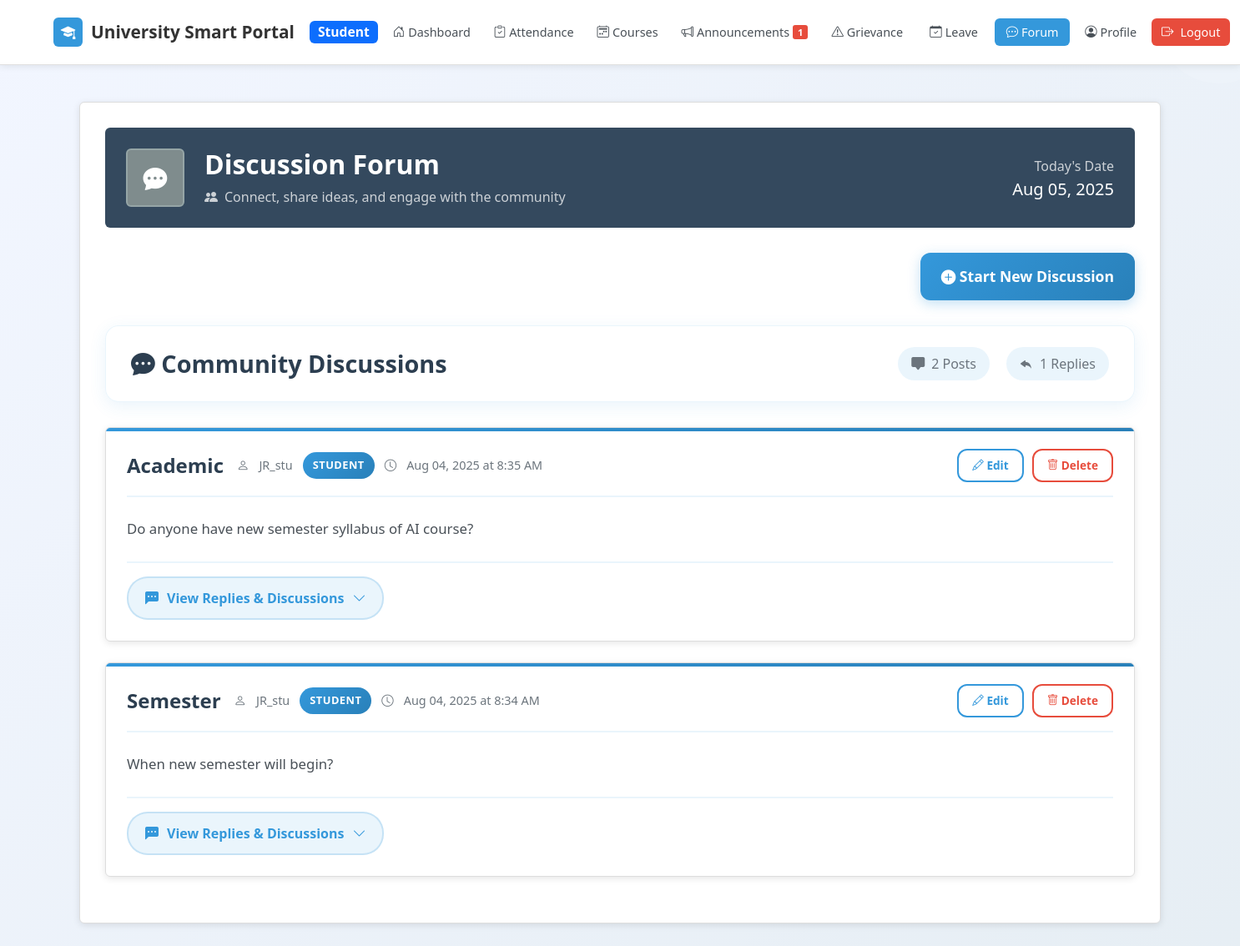
The page /discussion_forum.php on the database its author committed.
### tables this page shows
CREATE TABLE `discussion_posts` (
  `id` int(11) NOT NULL,
  `user_id` int(11) NOT NULL,
  `topic` varchar(255) NOT NULL,
  `message` text NOT NULL,
  `posted_on` timestamp NOT NULL DEFAULT current_timestamp()
);

CREATE TABLE `users` (
  `id` int(11) NOT NULL,
  `name` varchar(100) DEFAULT NULL,
  `email` varchar(100) DEFAULT NULL,
  `password` varchar(255) DEFAULT NULL,
  `role` enum('student','faculty','hod') DEFAULT NULL,
  `department` varchar(100) DEFAULT NULL,
  `created_at` timestamp NOT NULL DEFAULT current_timestamp()
);

### discussion_forum.php (the view, shortened to what this page needs)
<?php
require_once "config.php";
$logged_in_user_id = $_SESSION['user_id'] ?? 1;
$current_user = $conn->query("SELECT * FROM users WHERE id = $logged_in_user_id")->fetch_assoc();
$role = $current_user['role'] ?? 'student';
?>
<!DOCTYPE html>
<html lang="en">
<head>
    <link href="https://cdn.jsdelivr.net/npm/bootstrap@5.3.3/dist/css/bootstrap.min.css" rel="stylesheet">
    <link rel="stylesheet" href="https://cdn.jsdelivr.net/npm/bootstrap-icons@1.11.3/font/bootstrap-icons.css">
</head>
<body>
    <nav class="navbar navbar-expand-lg navbar-light py-3">
        <?php if ($role == 'student'): ?>
        <div class="container-fluid custom-navbar-padding">
            <a class="navbar-brand me-1" href="student_dashboard.php">
                <div class="brand-icon">
                    <i class="bi bi-mortarboard-fill"></i>
                </div>
                University Smart Portal
                <span class="badge bg-primary ms-2">Student</span>
            </a>
            <div class="navbar-nav d-none d-lg-flex flex-fill justify-content-center">
                <a class="nav-link" href="student_dashboard.php">
                    <i class="bi bi-house-door me-1"></i>Dashboard
                </a>
                <a class="nav-link" href="student_attendance.php">
                    <i class="bi bi-clipboard-check me-1"></i>Attendance
                </a>
                <a class="nav-link" href="student_course_planner.php">
                    <i class="bi bi-calendar2-week me-1"></i>Courses
                </a>
                <a class="nav-link" href="student_announcements.php">
                    <i class="bi bi-megaphone me-1"></i>Announcements
                    <?php
                    $unread_query = "SELECT COUNT(*) as count FROM announcements a LEFT JOIN user_announcement_views uav ON a.id = uav.announcement_id AND uav.user_id = $logged_in_user_id WHERE uav.id IS NULL AND a.created_at >= DATE_SUB(NOW(), INTERVAL 30 DAY)";
                    $unread_count = $conn->query($unread_query)->fetch_assoc()['count'];
                    if($unread_count > 0):
                    ?>
                        <span class="badge bg-danger ms-1"><?= $unread_count ?></span>
                    <?php endif; ?>
                </a>
                <a class="nav-link" href="student_grievance.php">
                    <i class="bi bi-exclamation-triangle me-1"></i>Grievance
                </a>
                <a class="nav-link" href="leave_application.php">
                    <i class="bi bi-calendar-check me-1"></i>Leave
                </a>
                <a class="nav-link active" href="discussion_forum.php">
                    <i class="bi bi-chat-dots me-1"></i>Forum
                </a>
                <a class="nav-link" href="student_profile.php">
                    <i class="bi bi-person-circle me-1"></i>Profile
                </a>
                <a href="logout.php" class="nav-link logout-btn">
                    <i class="bi bi-box-arrow-right me-2"></i>Logout
                </a>
            </div>
        </div>
        <?php endif; ?>
    </nav>
    <?php if ($role == 'student'): ?>
    <div class="container py-4">
        <div class="dashboard-card">
    <?php elseif ($role == 'faculty' || $role == 'teacher'): ?>
    <div class="container py-4">
        <div class="faculty-card">
    <?php elseif ($role == 'hod'): ?>
    <div class="container py-4">
        <div class="hod-card">
    <?php endif; ?>
            <div class="forum-header">
                <div class="row align-items-center">
                    <div class="col-auto">
                        <div class="user-avatar">
                            <i class="bi bi-chat-dots-fill"></i>
                        </div>
                    </div>
                    <div class="col">
                        <h2 class="mb-2 fw-bold">Discussion Forum</h2>
                        <p class="mb-0 opacity-75">
                            <i class="bi bi-people-fill me-2"></i>Connect, share ideas, and engage with the community
                        </p>
                    </div>
                    <div class="col-auto d-none d-md-block">
                        <div class="text-end">
                            <p class="mb-1 opacity-75">Today's Date</p>
                            <h5 class="mb-0"><?= date('M d, Y') ?></h5>
                        </div>
                    </div>
                </div>
            </div>
    <div class="text-end" id="toggleFormButtons">
        <button class="btn btn-primary" id="showDiscussionBtn">
            <i class="bi bi-plus-circle-fill"></i> Start New Discussion
        </button>
    </div>
    <div class="section-header">
        <div class="d-flex justify-content-between align-items-center">
            <h4 class="section-title mb-0"><i class="bi bi-chat-dots-fill"></i> Community Discussions</h4>
            <div class="discussion-stats">
                <?php
                $total_posts = $conn->query("SELECT COUNT(*) as count FROM discussion_posts")->fetch_assoc()['count'];
                $total_replies = $conn->query("SELECT COUNT(*) as count FROM discussion_replies")->fetch_assoc()['count'];
                ?>
                <div class="stat-item">
                    <i class="bi bi-chat-square-fill"></i>
                    <span><?= $total_posts ?> Posts</span>
                </div>
                <div class="stat-item">
                    <i class="bi bi-reply-fill"></i>
                    <span><?= $total_replies ?> Replies</span>
                </div>
            </div>
        </div>
    </div>
    <?php
    $posts = $conn->query("SELECT p.*, u.name, u.role FROM discussion_posts p JOIN users u ON p.user_id = u.id ORDER BY p.posted_on DESC");
    while ($post = $posts->fetch_assoc()):
        $post_id = $post['id'];
    ?>
        <div class="post">
            <div class="post-header">
                <div class="d-flex justify-content-between align-items-center w-100">
                    <div class="d-flex align-items-center gap-3">
                        <h5 class="post-title mb-0"><?= htmlspecialchars($post['topic']) ?></h5>
                        <div class="meta">
                            <i class="bi bi-person"></i>
                            <span><?= htmlspecialchars($post['name']) ?></span>
                            <span class="user-badge"><?= ucfirst($post['role']) ?></span>
                            <i class="bi bi-clock"></i>
                            <span><?= date('M d, Y \a\t g:i A', strtotime($post['posted_on'])) ?></span>
                        </div>
                    </div>
                    <?php if ($logged_in_user_id == $post['user_id'] && (!isset($_POST['edit_post_id']) || $_POST['edit_post_id'] != $post_id)): ?>
                        <div class="action-buttons">
                            <form method="post" class="d-inline">
                                <button type="submit" class="btn btn-sm btn-outline-primary">
                                    <i class="bi bi-pencil"></i> Edit
                                </button>
                            </form>
                            <form method="post" class="d-inline" onsubmit="return confirm('Are you sure you want to delete this post?')">
                                <button type="submit" name="delete_post" class="btn btn-sm btn-outline-danger">
                                    <i class="bi bi-trash"></i> Delete
                                </button>
                            </form>
                        </div>
                    <?php endif; ?>
                </div>
            </div>
            <?php if (isset($_POST['edit_post_id']) && $_POST['edit_post_id'] == $post_id): ?>
                <form method="post">
                    <textarea name="message" class="form-control"><?= htmlspecialchars($post['message']) ?></textarea>
                    <input type="hidden" name="post_id" value="<?= $post_id ?>">
                    <div class="mt-3">
                        <button type="submit" name="edit_post" class="btn btn-warning btn-sm">
                            <i class="bi bi-check-circle"></i> Update Post
                        </button>
                    </div>
                </form>
            <?php else: ?>
                <div class="post-content"><?= nl2br(htmlspecialchars($post['message'])) ?></div>
            <?php endif; ?>
            <div class="actions-container">
                <div class="collapse-toggle" data-bs-toggle="collapse" data-bs-target="#replies-<?= $post_id ?>">
                    <i class="bi bi-chat-left-dots-fill"></i>
                    <span>View Replies & Discussions</span>
                    <i class="bi bi-chevron-down arrow-icon" id="arrow-<?= $post_id ?>"></i>
                </div>
            </div>
        </div>
    <?php endwhile; ?>
        </div>
    </div>
</body>
</html>

### rows shown on the page
discussion_posts: topic "Academic", user.name "JR_stu", user.role "STUDENT", posted_on "Aug 04, 2025 at 8:35 AM", message "Do anyone have new semester syllabus of AI course?"
discussion_posts: topic "Semester", user.name "JR_stu", user.role "STUDENT", posted_on "Aug 04, 2025 at 8:34 AM", message "When new semester will begin?"

### other values the page prints
$unread_count "1"
$total_posts "2"
$total_replies "1"
